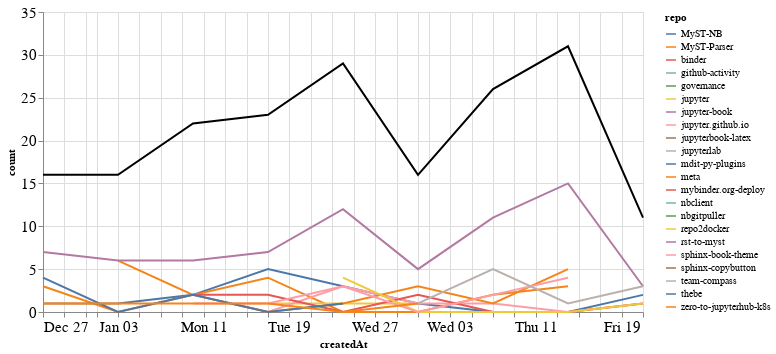

The code cell stored with this chart in its notebook:
### Markdown cell above
### Comments

### Code cell
comments_time = comments.groupby('repo').resample('W', on='createdAt').count()['author'].reset_index()
comments_time = comments_time.rename(columns={'author': 'count'})
comments_time_total = comments_time.groupby('createdAt').agg({"count": "sum"}).reset_index()
ch1 = alt.Chart(comments_time, width=600).mark_line().encode(
    x='createdAt',
    y='count',
    color='repo',
    tooltip="repo"
)

ch2 = alt.Chart(comments_time_total, width=600).mark_line(color="black").encode(
    x='createdAt',
    y='count',
)

ch1 + ch2

### Figure 1 — Vega-Lite specification as saved in the notebook (floating-point values rounded to 4 significant figures)
{"config": {"axisLeft": {"labelFontSize": 15}, "axisBottom": {"labelFontSize": 15}}, "layer": [{"data": {"name": "data-6a48414a69abcab56c0703cd38c66898"}, "mark": "line", "encoding": {"color": {"type": "nominal", "field": "repo"}, "tooltip": {"type": "nominal", "field": "repo"}, "x": {"type": "temporal", "field": "createdAt"}, "y": {"type": "quantitative", "field": "count"}}, "width": 600}, {"data": {"name": "data-6f137e6217c07afffb41e5b73a74cd7e"}, "mark": {"type": "line", "color": "black"}, "encoding": {"x": {"type": "temporal", "field": "createdAt"}, "y": {"type": "quantitative", "field": "count"}}, "width": 600}], "$schema": "https://vega.github.io/schema/vega-lite/v4.8.1.json", "datasets": {"data-6a48414a69abcab56c0703cd38c66898": [{"repo": "MyST-NB", "createdAt": "2021-01-03T00:00:00", "count": 1}, {"repo": "MyST-NB", "createdAt": "2021-01-10T00:00:00", "count": 2}, {"repo": "MyST-NB", "createdAt": "2021-01-17T00:00:00", "count": 5}, {"repo": "MyST-NB", "createdAt": "2021-01-24T00:00:00", "count": 3}, {"repo": "MyST-NB", "createdAt": "2021-01-31T00:00:00", "count": 1}, {"repo": "MyST-NB", "createdAt": "2021-02-07T00:00:00", "count": 0}, {"repo": "MyST-NB", "createdAt": "2021-02-14T00:00:00", "count": 0}, {"repo": "MyST-NB", "createdAt": "2021-02-21T00:00:00", "count": 2}, {"repo": "MyST-Parser", "createdAt": "2021-01-03T00:00:00", "count": 6}, {"repo": "MyST-Parser", "createdAt": "2021-01-10T00:00:00", "count": 2}, {"repo": "MyST-Parser", "createdAt": "2021-01-17T00:00:00", "count": 4}, {"repo": "MyST-Parser", "createdAt": "2021-01-24T00:00:00", "count": 0}, {"repo": "MyST-Parser", "createdAt": "2021-01-31T00:00:00", "count": 0}, {"repo": "MyST-Parser", "createdAt": "2021-02-07T00:00:00", "count": 2}, {"repo": "MyST-Parser", "createdAt": "2021-02-14T00:00:00", "count": 3}, {"repo": "binder", "createdAt": "2021-01-31T00:00:00", "count": 1}, {"repo": "github-activity", "createdAt": "2021-01-17T00:00:00", "count": 2}, {"repo": "governance", "createdAt": "2021-01-24T00:00:00", "count": 1}, {"repo": "jupyter", "createdAt": "2021-01-17T00:00:00", "count": 1}, {"repo": "jupyter", "createdAt": "2021-01-24T00:00:00", "count": 1}, {"repo": "jupyter", "createdAt": "2021-01-31T00:00:00", "count": 1}, {"repo": "jupyter-book", "createdAt": "2020-12-27T00:00:00", "count": 7}, {"repo": "jupyter-book", "createdAt": "2021-01-03T00:00:00", "count": 6}, {"repo": "jupyter-book", "createdAt": "2021-01-10T00:00:00", "count": 6}, {"repo": "jupyter-book", "createdAt": "2021-01-17T00:00:00", "count": 7}, {"repo": "jupyter-book", "createdAt": "2021-01-24T00:00:00", "count": 12}, {"repo": "jupyter-book", "createdAt": "2021-01-31T00:00:00", "count": 5}, {"repo": "jupyter-book", "createdAt": "2021-02-07T00:00:00", "count": 11}, {"repo": "jupyter-book", "createdAt": "2021-02-14T00:00:00", "count": 15}, {"repo": "jupyter-book", "createdAt": "2021-02-21T00:00:00", "count": 3}, {"repo": "jupyter.github.io", "createdAt": "2021-01-10T00:00:00", "count": 2}, {"repo": "jupyter.github.io", "createdAt": "2021-01-17T00:00:00", "count": 0}, {"repo": "jupyter.github.io", "createdAt": "2021-01-24T00:00:00", "count": 3}, {"repo": "jupyter.github.io", "createdAt": "2021-01-31T00:00:00", "count": 1}, {"repo": "jupyter.github.io", "createdAt": "2021-02-07T00:00:00", "count": 1}, {"repo": "jupyter.github.io", "createdAt": "2021-02-14T00:00:00", "count": 0}, {"repo": "jupyter.github.io", "createdAt": "2021-02-21T00:00:00", "count": 1}, {"repo": "jupyterbook-latex", "createdAt": "2021-02-07T00:00:00", "count": 2}, {"repo": "jupyterlab", "createdAt": "2021-02-07T00:00:00", "count": 1}, {"repo": "mdit-py-plugins", "createdAt": "2021-02-07T00:00:00", "count": 1}, {"repo": "meta", "createdAt": "2020-12-27T00:00:00", "count": 3}, {"repo": "meta", "createdAt": "2021-01-03T00:00:00", "count": 0}, {"repo": "meta", "createdAt": "2021-01-10T00:00:00", "count": 2}, {"repo": "meta", "createdAt": "2021-01-17T00:00:00", "count": 0}, {"repo": "meta", "createdAt": "2021-01-24T00:00:00", "count": 1}, {"repo": "meta", "createdAt": "2021-01-31T00:00:00", "count": 3}, {"repo": "meta", "createdAt": "2021-02-07T00:00:00", "count": 1}, {"repo": "meta", "createdAt": "2021-02-14T00:00:00", "count": 5}, {"repo": "mybinder.org-deploy", "createdAt": "2021-01-10T00:00:00", "count": 2}, {"repo": "mybinder.org-deploy", "createdAt": "2021-01-17T00:00:00", "count": 2}, {"repo": "mybinder.org-deploy", "createdAt": "2021-01-24T00:00:00", "count": 0}, {"repo": "mybinder.org-deploy", "createdAt": "2021-01-31T00:00:00", "count": 2}, {"repo": "mybinder.org-deploy", "createdAt": "2021-02-07T00:00:00", "count": 0}, {"repo": "mybinder.org-deploy", "createdAt": "2021-02-14T00:00:00", "count": 0}, {"repo": "mybinder.org-deploy", "createdAt": "2021-02-21T00:00:00", "count": 1}, {"repo": "nbclient", "createdAt": "2021-02-14T00:00:00", "count": 3}, {"repo": "nbgitpuller", "createdAt": "2021-01-10T00:00:00", "count": 2}, {"repo": "repo2docker", "createdAt": "2021-01-24T00:00:00", "count": 4}, {"repo": "repo2docker", "createdAt": "2021-01-31T00:00:00", "count": 0}, {"repo": "repo2docker", "createdAt": "2021-02-07T00:00:00", "count": 0}, {"repo": "repo2docker", "createdAt": "2021-02-14T00:00:00", "count": 0}, {"repo": "repo2docker", "createdAt": "2021-02-21T00:00:00", "count": 1}, {"repo": "rst-to-myst", "createdAt": "2021-01-03T00:00:00", "count": 1}, {"repo": "sphinx-book-theme", "createdAt": "2021-01-10T00:00:00", "count": 1}, {"repo": "sphinx-book-theme", "createdAt": "2021-01-17T00:00:00", "count": 1}, {"repo": "sphinx-book-theme", "createdAt": "2021-01-24T00:00:00", "count": 3}, {"repo": "sphinx-book-theme", "createdAt": "2021-01-31T00:00:00", "count": 0}, {"repo": "sphinx-book-theme", "createdAt": "2021-02-07T00:00:00", "count": 2}, {"repo": "sphinx-book-theme", "createdAt": "2021-02-14T00:00:00", "count": 4}, {"repo": "sphinx-copybutton", "createdAt": "2020-12-27T00:00:00", "count": 1}, {"repo": "sphinx-copybutton", "createdAt": "2021-01-03T00:00:00", "count": 1}, {"repo": "team-compass", "createdAt": "2021-01-31T00:00:00", "count": 1}, {"repo": "team-compass", "createdAt": "2021-02-07T00:00:00", "count": 5}, {"repo": "team-compass", "createdAt": "2021-02-14T00:00:00", "count": 1}, {"repo": "team-compass", "createdAt": "2021-02-21T00:00:00", "count": 3}, {"repo": "thebe", "createdAt": "2020-12-27T00:00:00", "count": 4}, {"repo": "thebe", "createdAt": "2021-01-03T00:00:00", "count": 0}, {"repo": "thebe", "createdAt": "2021-01-10T00:00:00", "count": 2}, {"repo": "thebe", "createdAt": "2021-01-17T00:00:00", "count": 0}, {"repo": "thebe", "createdAt": "2021-01-24T00:00:00", "count": 1}, {"repo": "zero-to-jupyterhub-k8s", "createdAt": "2020-12-27T00:00:00", "count": 1}, {"repo": "zero-to-jupyterhub-k8s", "createdAt": "2021-01-03T00:00:00", "count": 1}, {"repo": "zero-to-jupyterhub-k8s", "createdAt": "2021-01-10T00:00:00", "count": 1}, {"repo": "zero-to-jupyterhub-k8s", "createdAt": "2021-01-17T00:00:00", "count": 1}, {"repo": "zero-to-jupyterhub-k8s", "createdAt": "2021-01-24T00:00:00", "count": 0}, {"repo": "zero-to-jupyterhub-k8s", "createdAt": "2021-01-31T00:00:00", "count": 1}], "data-6f137e6217c07afffb41e5b73a74cd7e": [{"createdAt": "2020-12-27T00:00:00", "count": 16}, {"createdAt": "2021-01-03T00:00:00", "count": 16}, {"createdAt": "2021-01-10T00:00:00", "count": 22}, {"createdAt": "2021-01-17T00:00:00", "count": 23}, {"createdAt": "2021-01-24T00:00:00", "count": 29}, {"createdAt": "2021-01-31T00:00:00", "count": 16}, {"createdAt": "2021-02-07T00:00:00", "count": 26}, {"createdAt": "2021-02-14T00:00:00", "count": 31}, {"createdAt": "2021-02-21T00:00:00", "count": 11}]}}
